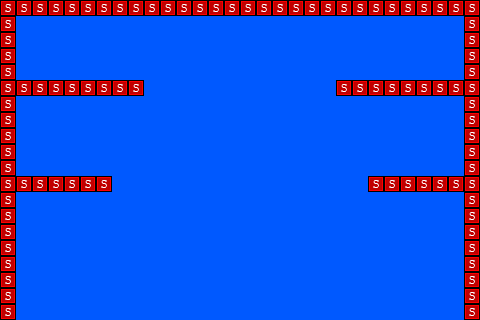

A 2D game scene composited from a Tiled map and its tileset images. What follows is a short description and the map's XML, with each tile layer's data collapsed to a summary:
An orthogonal 30x20 tile map with 16x16 px tiles, 2 tile layers (Tile Layer 1, collision), 5 tilesets and 20 objects (19x Brick, Paddle).

<map version="1.0" orientation="orthogonal" width="30" height="20" tilewidth="16" tileheight="16" backgroundcolor="#0059ff">
 <tileset firstgid="1" name="tiles" tilewidth="16" tileheight="16">
  <image source="../img/tiles.png" width="80" height="224" />
 </tileset>
 <tileset firstgid="71" name="paddle" tilewidth="16" tileheight="16">
  <image source="../img/paddle.png" width="48" height="16" />
 </tileset>
 <tileset firstgid="74" name="brick" tilewidth="16" tileheight="16">
  <image source="../img/brick.png" width="32" height="16" />
 </tileset>
 <tileset firstgid="76" name="ball" tilewidth="16" tileheight="16">
  <image source="../img/ball.png" width="16" height="16" />
 </tileset>
 <tileset firstgid="77" name="solid-tile" tilewidth="16" tileheight="16">
  <image source="../img/solid-tile.png" width="16" height="16" />
  <tile id="0">
   <properties>
    <property name="type " value="solid " />
   </properties>
  </tile>
 </tileset>
 <layer name="Tile Layer 1" width="30" height="20">
  <data>[600 cells, 96 non-empty, 13 distinct tile ids]</data>
 </layer>
 <objectgroup color="#aa0000" name="paddle-entity" width="30" height="20">
  <object name="Paddle" x="208" y="272" width="48" height="16" />
 </objectgroup>
 <layer name="collision" width="30" height="20">
  <data>[600 cells, 96 non-empty, 1 distinct tile ids]</data>
 </layer>
 <objectgroup color="#00ff00" name="entities-brick" width="30" height="20">
  <object name="Brick" x="32" y="128" width="32" height="16" />
  <object name="Brick" x="416" y="128" width="32" height="16" />
  <object name="Brick" x="368" y="128" width="32" height="16" />
  <object name="Brick" x="80" y="128" width="32" height="16" />
  <object name="Brick" x="416" y="32" width="32" height="16" />
  <object name="Brick" x="368" y="32" width="32" height="16" />
  <object name="Brick" x="320" y="32" width="32" height="16" />
  <object name="Brick" x="32" y="32" width="32" height="16" />
  <object name="Brick" x="80" y="32" width="32" height="16" />
  <object name="Brick" x="128" y="32" width="32" height="16" />
  <object name="Brick" x="176" y="80" width="32" height="16" />
  <object name="Brick" x="272" y="80" width="32" height="16" />
  <object name="Brick" x="192" y="32" width="32" height="16" />
  <object name="Brick" x="256" y="32" width="32" height="16" />
  <object name="Brick" x="192" y="112" width="32" height="16" />
  <object name="Brick" x="256" y="112" width="32" height="16" />
  <object name="Brick" x="224" y="144" width="32" height="16" />
  <object name="Brick" x="144" y="160" width="32" height="16" />
  <object name="Brick" x="304" y="160" width="32" height="16" />
 </objectgroup>
</map>
